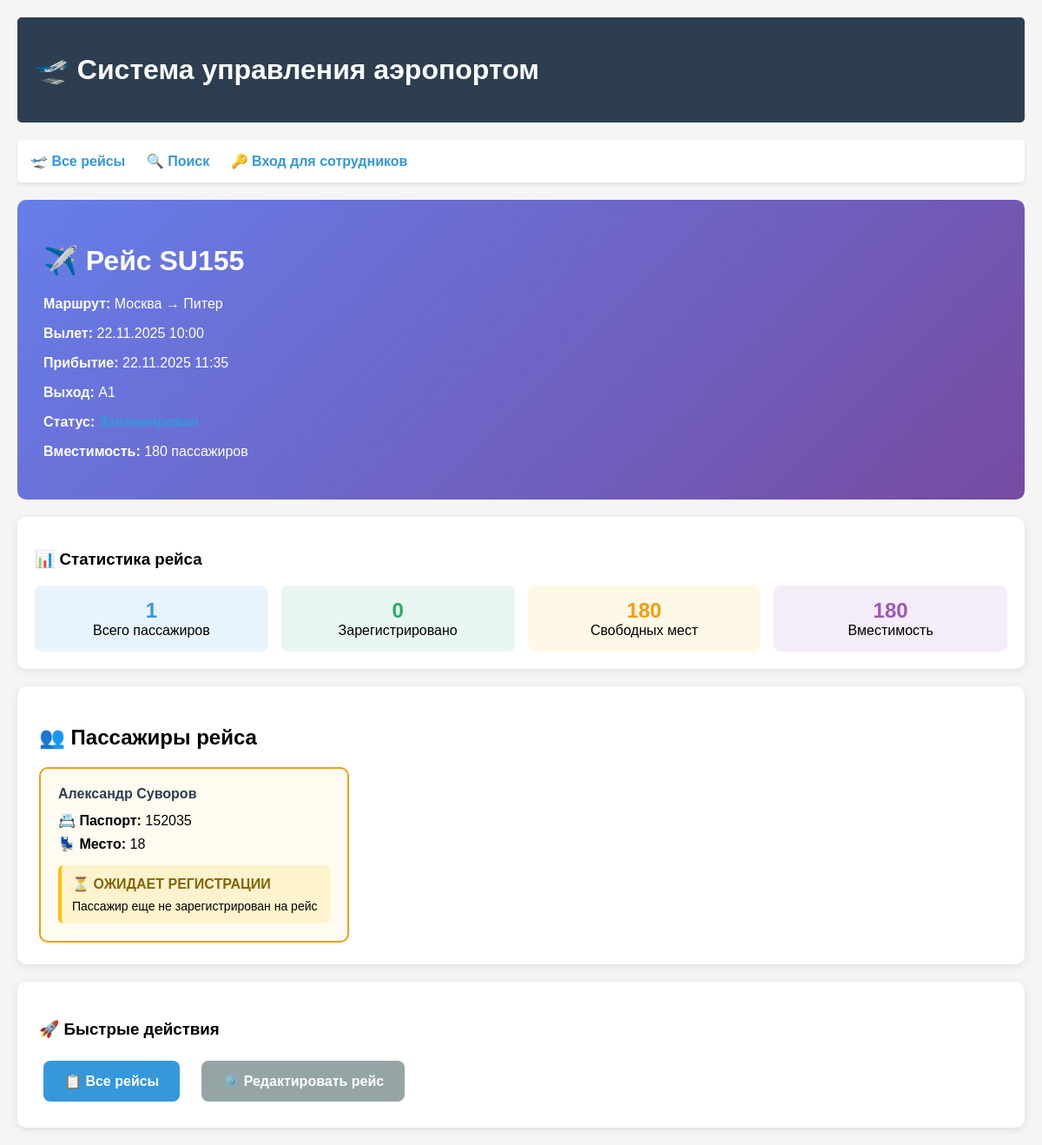
Before: /flight/3/ with the older database file.
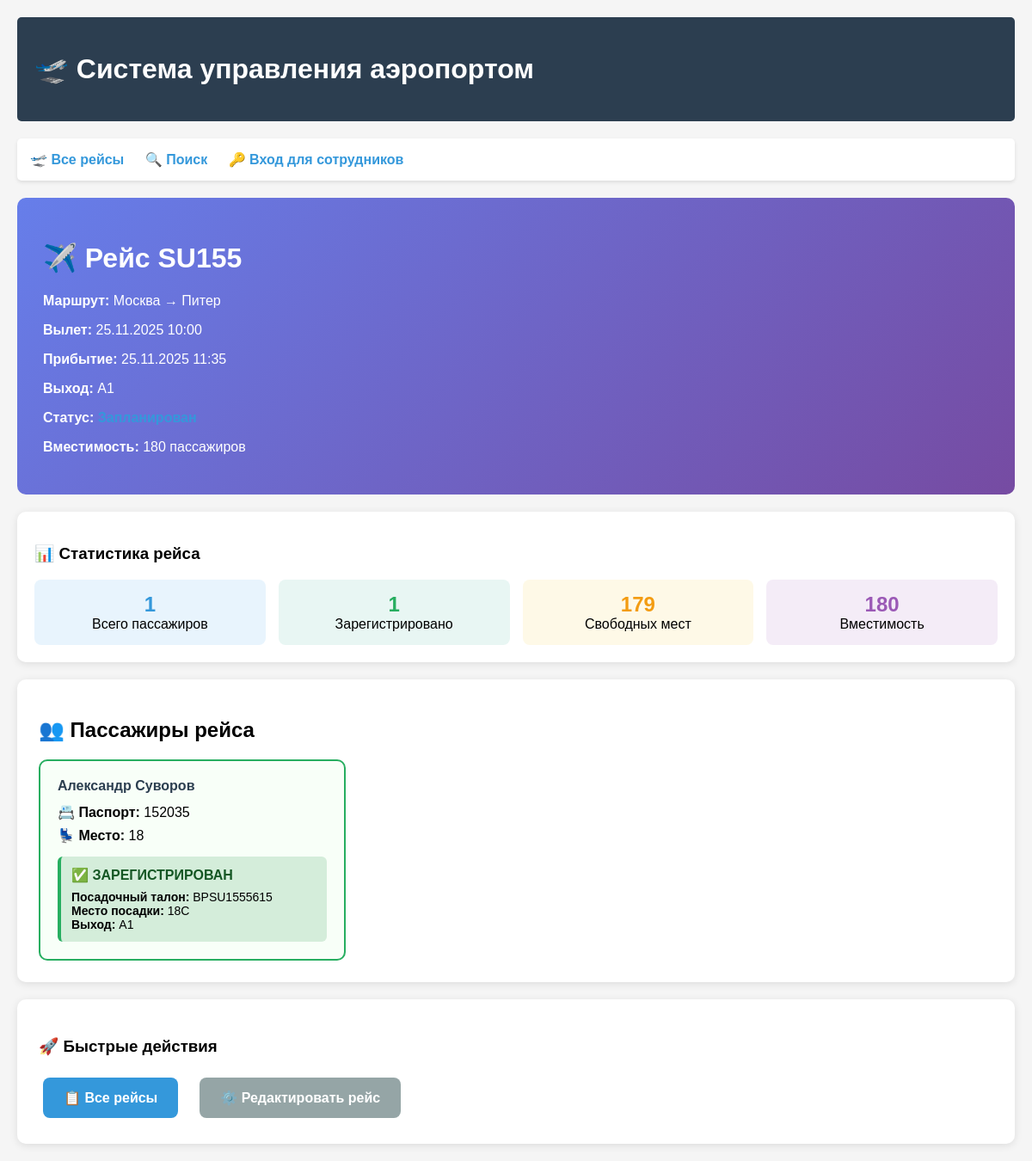
After: the same page with the newer database file.
### flights/models.py (models this page shows, shortened)
class Flight(models.Model):
    STATUS_CHOICES = [
        ('scheduled', 'Запланирован'),
        ('boarding', 'Посадка'),
        ('departed', 'Вылетел'),
        ('landed', 'Приземлился'),
        ('cancelled', 'Отменен'),
    ]
    number = models.CharField(max_length=10, unique=True, verbose_name="Номер рейса")
    departure_city = models.CharField(max_length=100, verbose_name="Город вылета", blank=True, null=True)
    destination_city = models.CharField(max_length=100, verbose_name="Город назначения", blank=True, null=True)
    departure_time = models.DateTimeField(verbose_name="Время вылета")
    arrival_time = models.DateTimeField(verbose_name="Время прибытия")
    gate = models.CharField(max_length=10, verbose_name="Выход", default="A1")
    status = models.CharField(max_length=20, choices=STATUS_CHOICES, default='scheduled', verbose_name="Статус")
    capacity = models.IntegerField(default=180, verbose_name="Вместимость")
    class Meta:
        verbose_name = "Рейс"
        verbose_name_plural = "Рейсы"
        ordering = ['departure_time']  # Сортировка по времени вылета

class Passenger(models.Model):
    flight = models.ForeignKey(Flight, on_delete=models.CASCADE, verbose_name="Рейс")
    first_name = models.CharField(max_length=50, verbose_name="Имя")
    last_name = models.CharField(max_length=50, verbose_name="Фамилия")
    passport_number = models.CharField(max_length=20, verbose_name="Номер паспорта")
    seat_number = models.CharField(max_length=5, verbose_name="Номер места")
    phone = models.CharField(max_length=20, verbose_name="Телефон", blank=True, null=True)
    class Meta:
        verbose_name = "Пассажир"
        verbose_name_plural = "Пассажиры"

class BoardingPass(models.Model):
    passenger = models.ForeignKey(Passenger, on_delete=models.CASCADE, verbose_name="Пассажир")
    flight = models.ForeignKey(Flight, on_delete=models.CASCADE, verbose_name="Рейс")
    boarding_pass_number = models.CharField(max_length=15, unique=True, verbose_name="Номер посадочного талона")
    seat_number = models.CharField(max_length=5, verbose_name="Номер места")
    gate = models.CharField(max_length=10, blank=True, verbose_name="Выход")
    boarding_time = models.DateTimeField(null=True, blank=True, verbose_name="Время посадки")
    check_in_time = models.DateTimeField(auto_now_add=True, verbose_name="Время регистрации")
    check_in_agent = models.ForeignKey(CheckInAgent, on_delete=models.CASCADE, verbose_name="Агент регистрации")
    status = models.CharField(max_length=20, choices=[
        ('checked_in', 'Зарегистрирован'),
        ('boarded', 'Прошел посадку'),
        ('cancelled', 'Отменен')
    ], default='checked_in', verbose_name="Статус")
    class Meta:
        verbose_name = "Посадочный талон"
        verbose_name_plural = "Посадочные талоны"

### flights/views.py (the view)
# urls.py: path('flight/<int:flight_id>/', views.flight_detail, name='flight_detail'),
def flight_detail(request, flight_id):
    flight = get_object_or_404(Flight, id=flight_id)
    passengers = Passenger.objects.filter(flight=flight)
    passenger_data = []
    for passenger in passengers:
        boarding_pass = BoardingPass.objects.filter(passenger=passenger, flight=flight).first()
        passenger_data.append({
            'passenger': passenger,
            'boarding_pass': boarding_pass,
            'is_registered': boarding_pass is not None
        })
    registered_count = BoardingPass.objects.filter(flight=flight).count()
    free_seats = flight.capacity - registered_count
    context = {
        'flight': flight,
        'passenger_data': passenger_data,
        'passengers': passengers,
        'registered_count': registered_count,
        'free_seats': free_seats,
        'total_passengers': passengers.count(),
    }
    return render(request, 'flights/flight_detail.html', context)

### flights/templates/flights/flight_detail.html (shortened to what the changed rows need)
{% extends 'flights/base.html' %}
{% block content %}
<div style="background: linear-gradient(135deg, #667eea 0%, #764ba2 100%); color: white; padding: 30px; border-radius: 10px; margin: 20px 0;">
    <h1>✈️ Рейс {{ flight.number }}</h1>
    <p><strong>Маршрут:</strong> {{ flight.departure_city }} → {{ flight.destination_city }}</p>
    <p><strong>Вылет:</strong> {{ flight.departure_time|date:"d.m.Y H:i" }}</p>
    <p><strong>Прибытие:</strong> {{ flight.arrival_time|date:"d.m.Y H:i" }}</p>
    <p><strong>Выход:</strong> {{ flight.gate }}</p>
    <p><strong>Статус:</strong> <span class="status-{{ flight.status }}">{{ flight.get_status_display }}</span></p>
    <p><strong>Вместимость:</strong> {{ flight.capacity }} пассажиров</p>
</div>
<div style="background: white; padding: 20px; border-radius: 10px; box-shadow: 0 2px 10px rgba(0,0,0,0.1); margin: 20px 0;">
    <div style="display: grid; grid-template-columns: repeat(auto-fit, minmax(200px, 1fr)); gap: 15px; margin-top: 15px;">
        <div style="text-align: center; padding: 15px; background: #e8f6f3; border-radius: 8px;">
            <div style="font-size: 24px; font-weight: bold; color: #27ae60;">{{ registered_count }}</div>
            <div>Зарегистрировано</div>
        </div>
        <div style="text-align: center; padding: 15px; background: #fef9e7; border-radius: 8px;">
            <div style="font-size: 24px; font-weight: bold; color: #f39c12;">{{ free_seats }}</div>
            <div>Свободных мест</div>
        </div>
        <div style="text-align: center; padding: 15px; background: #f4ecf7; border-radius: 8px;">
            <div style="font-size: 24px; font-weight: bold; color: #9b59b6;">{{ flight.capacity }}</div>
            <div>Вместимость</div>
        </div>
    </div>
</div>
<div style="background: white; padding: 25px; border-radius: 10px; box-shadow: 0 2px 10px rgba(0,0,0,0.1); margin: 20px 0;">
    <h2>👥 Пассажиры рейса</h2>
    {% if passenger_data %}
        <div style="display: grid; grid-template-columns: repeat(auto-fill, minmax(320px, 1fr)); gap: 20px; margin-top: 20px;">
            {% for data in passenger_data %}
            <div style="border: 2px solid {% if data.is_registered %}#27ae60{% else %}#f39c12{% endif %}; padding: 20px; border-radius: 10px; background: {% if data.is_registered %}#f8fff8{% else %}#fffbf0{% endif %};">
                <h4 style="margin: 0 0 12px 0; color: #2c3e50;">{{ data.passenger.first_name }} {{ data.passenger.last_name }}</h4>
                <p style="margin: 8px 0;"><strong>📇 Паспорт:</strong> {{ data.passenger.passport_number }}</p>
                <p style="margin: 8px 0;"><strong>💺 Место:</strong> {{ data.passenger.seat_number }}</p>
                {% if data.is_registered %}
                <div style="background: #d4edda; padding: 12px; border-radius: 6px; margin-top: 15px; border-left: 4px solid #27ae60;">
                    <div style="font-weight: bold; color: #155724;">✅ ЗАРЕГИСТРИРОВАН</div>
                    <div style="margin-top: 8px; font-size: 14px;">
                        <strong>Посадочный талон:</strong> {{ data.boarding_pass.boarding_pass_number }}<br>
                        <strong>Место посадки:</strong> {{ data.boarding_pass.seat_number }}<br>
                        <strong>Выход:</strong> {{ data.boarding_pass.gate }}
                    </div>
                </div>
                {% else %}
                <div style="background: #fff3cd; padding: 12px; border-radius: 6px; margin-top: 15px; border-left: 4px solid #ffc107;">
                    <div style="font-weight: bold; color: #856404;">⏳ ОЖИДАЕТ РЕГИСТРАЦИИ</div>
                    <div style="margin-top: 8px; font-size: 14px;">
                        Пассажир еще не зарегистрирован на рейс
                    </div>
                </div>
                {% endif %}
            </div>
            {% endfor %}
        </div>
    {% endif %}
</div>
{% endblock %}

Changed rows visible on the page:
changed Flight "SU155": departure_time "22.11.2025 10:00" → "25.11.2025 10:00"; arrival_time "22.11.2025 11:35" → "25.11.2025 11:35"
changed Passenger "Александр": boarding_pass.boarding_pass_number (not shown) → "BPSU1555615"; boarding_pass.seat_number (not shown) → "18C"; boarding_pass.gate (not shown) → "A1"; text "⏳ ОЖИДАЕТ РЕГИСТРАЦИИ Пассажир еще не зарегистрирован на рейс" → "✅ ЗАРЕГИСТРИРОВАН Посадочный талон: Место посадки: Выход:"
Other visible differences:
{{ registered_count }}: "0" → "1"
{{ free_seats }}: "180" → "179"
